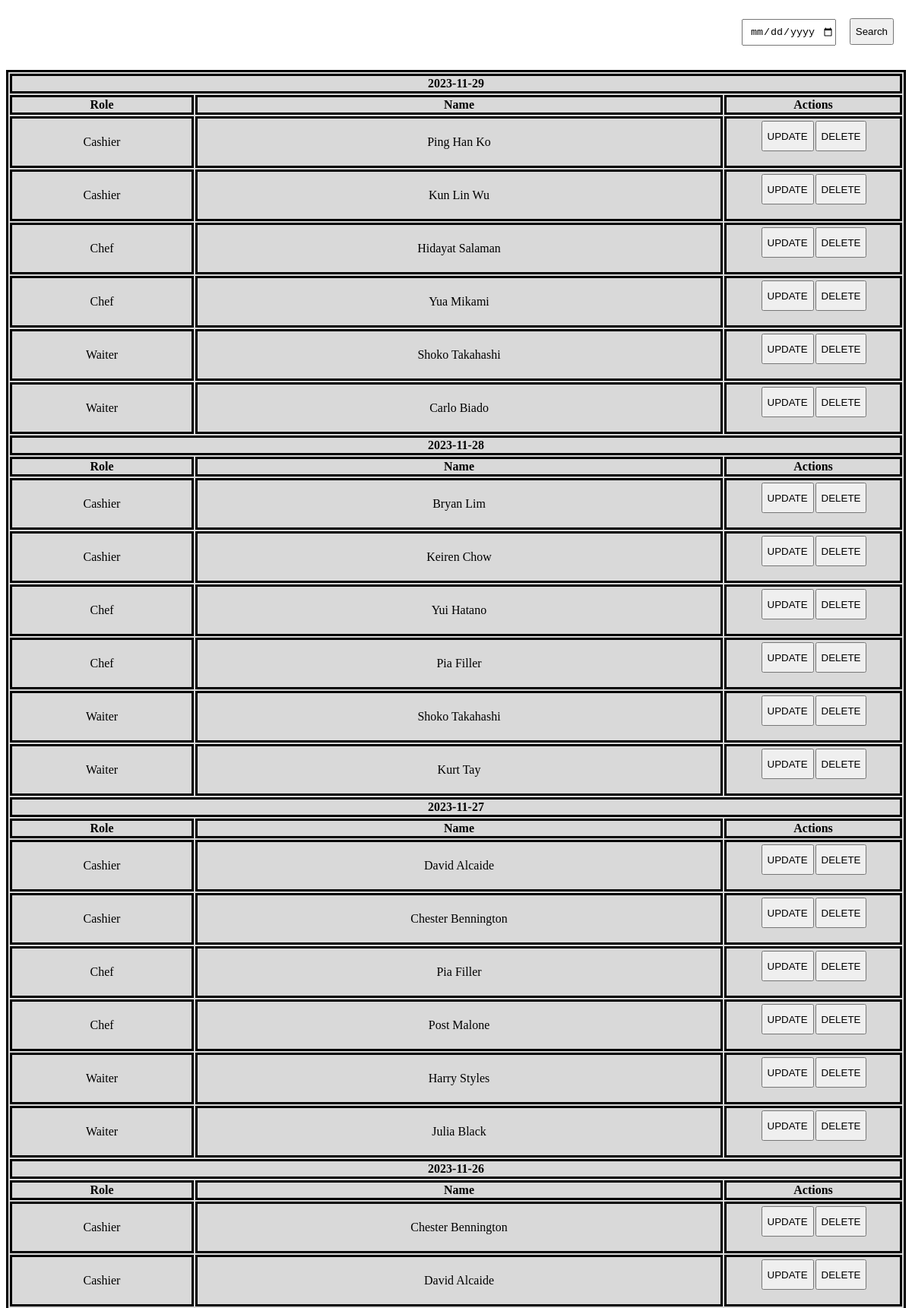
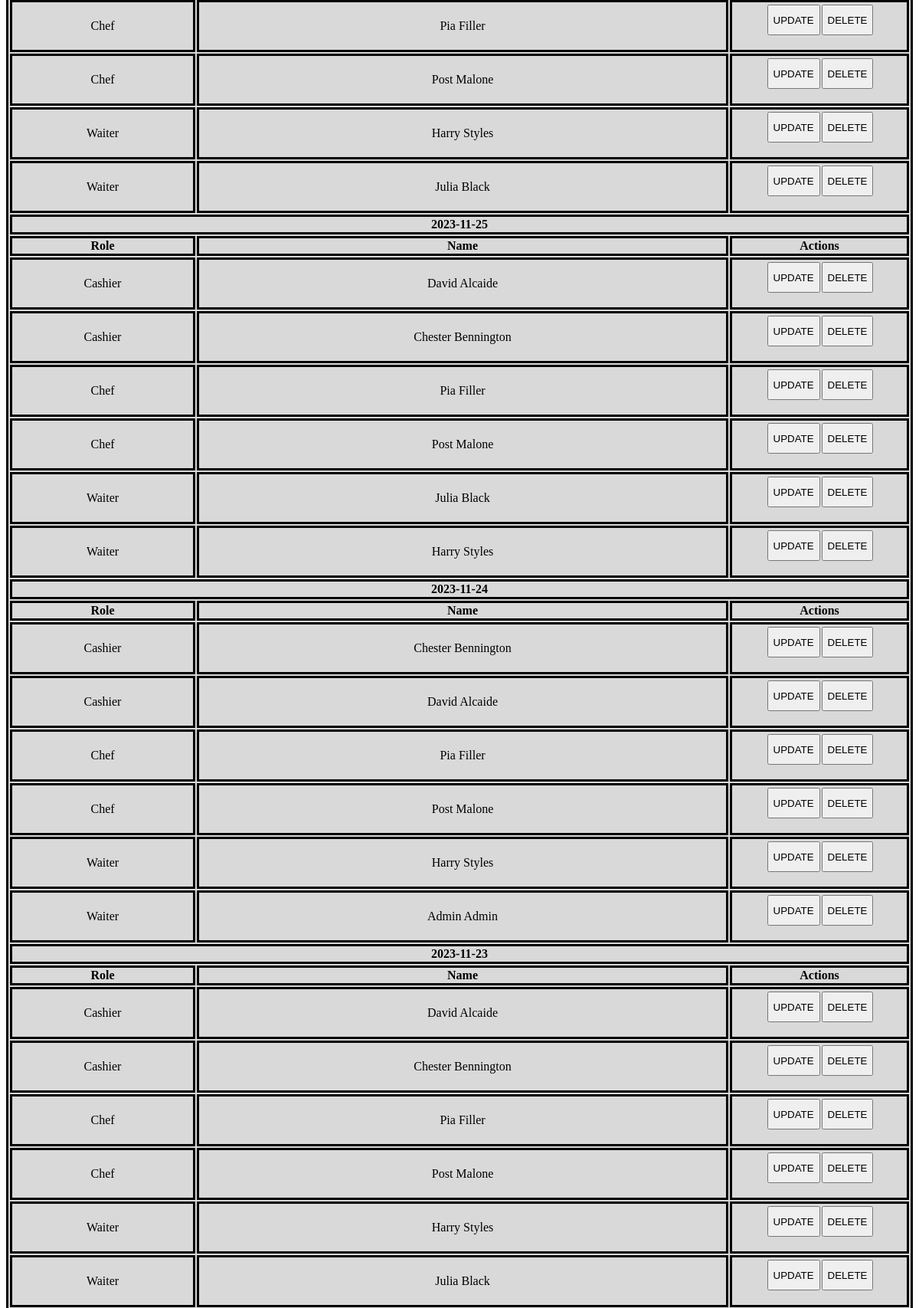
/bndProj/main/actors/owner/main-content.php (upper part), run on the app's committed database (2 pictures, top to bottom).
### tables this page shows
CREATE TABLE `workslot` (
  `workslotId` int(11) NOT NULL,
  `Date` date NOT NULL,
  `userprofileId_workslot` int(11) NOT NULL,
  `userId_workslot` int(11) DEFAULT NULL
);

CREATE TABLE `userprofile` (
  `userProfileId` int(11) NOT NULL,
  `profileName` varchar(255) NOT NULL,
  `description` varchar(255) NOT NULL,
  `role` varchar(255) NOT NULL,
  `activated` tinyint(1) NOT NULL
);

### bndProj/entities/workslotEntity.php (called while the page is built, shortened)
<?php
class WorkslotEntity extends Dbh
{
    protected function view()
    {
        $array = [];
        $conn = $this->connectDB();
        $sql = "SELECT workslot.workslotId, workslot.Date, workslot.userProfileId_workslot, userprofile.role, user.username, user.firstName, user.lastName
                FROM workslot
                LEFT OUTER JOIN userprofile ON workslot.userprofileId_workslot = userprofile.userProfileId
                LEFT OUTER JOIN user ON workslot.userId_workslot = user.userId
                ORDER BY date DESC, role ASC;";
        $result = $conn->query($sql);
        if ($result->num_rows > 0)
        {
            while ($row = $result->fetch_assoc())
            {
                $current = array(
                    'workslotId' => $row['workslotId'],
                    'date' => $row['Date'],
                    'userProfileId_workslot' => $row['userProfileId_workslot'],
                    'role' => $row['role'],
                    'username' => $row['username'],
                    'firstName' => $row['firstName'],
                    'lastName' => $row['lastName']
                );
                array_push($array, $current);
            }
        }
        return $array;
    }
}
?>

### bndProj/controller/owner/viewWorkslotController.php (called while the page is built)
<?php
class ViewWorkslotController extends WorkslotEntity
{
    public function viewWorkslot()
    {
        $workslot = new WorkslotEntity();
        $array = $workslot->view();
        return $array;
    }
}
?>

### bndProj/main/actors/owner/boundaries/viewWorkSlotsBoundary.php (the view, shortened to what this page needs)
<?php
include "../../../entities/workslotEntity.php";
include "../../../controller/owner/viewWorkslotController.php";
?>
<div class="container">
    <div class="row">
        <div class="search-container ml-auto">
            <form method="POST">
                <input type="date" name="search" id="myInput" placeholder="Search">
                <input type="submit" name="searchButton" value="Search">
            </form>
        </div>
    </div>
    <div class="row">
        <?php
        if(isset($_POST["searchButton"]))
        {
            $dateSearch = $_POST["search"];
            $searchWorkslot = new SearchWorkslotController();
            $array = $searchWorkslot->searchWorkslot($dateSearch);
            if($array[0] != "Success")
            {
                echo "<script>";
                echo "alert('$array[0]');";
                echo "document.location = 'index.php?page=viewWorkslotsBoundary';";
                echo "</script>";
            }
            else
            {
                $sorted = [];
                for ($i = 1; $i < count($array); $i++)
                {
                    $workslotId = $array[$i]['workslotId'];
                    $date = $array[$i]['date'];
                    $role = $array[$i]['role'];
                    $username_workslot = $array[$i]['username'];
                    $name = $array[$i]['firstName'] . ' ' . $array[$i]['lastName'];
                    if(!isset($sorted[$date]))
                    {
                        $sorted[$date] = array();
                    }
                    $details = array(
                        'workslotId' => $workslotId,
                        'username' => $username_workslot,
                        'role' => $role,
                        'name' => $name
                    );
                    array_push($sorted[$date], $details);
                }
                echo '<table class="table">';
                foreach($sorted as $date => $workslots) {
                echo '<tr><th colspan="4">' . $date . '</th></tr>';
                echo '<tr><th>Role</th><th>Name</th><th class="text-center" colspan="2" style="width:20%">Actions</th></tr>';
                    foreach($workslots as $workslot) {
                        echo '<tr>';
                        echo '<td>' . $workslot['role'] . '</td>';
                        echo '<td>' . $workslot['name'] . '</td>';
                        echo '<td>';
                        echo '<form method="POST">';
                        echo '<input type="hidden" name="updateDate" value="' . $date . '"/>';
                        echo '<input type="hidden" name="updateRole" value="' . $workslot['role'] . '"/>';
                        echo '<button class="btn btn-primary" style="height:40px" value=' . $workslot['workslotId']. ' name="updateWorkslot">UPDATE</button>';
                        echo '<button class="btn btn-danger" style="height:40px" value=' . $workslot['workslotId']. ' name="deleteWorkslot">DELETE</button>';
                        echo '</form>';
                        echo '</td>';
                        echo '</tr>';
                    }
                }
                echo '</table>';
            }
        }
        else
        {
            $viewWorkslot = new ViewWorkslotController();
            $array = $viewWorkslot->viewWorkSlot();
            $sorted = [];
            for ($i = 0; $i < count($array); $i++)
            {
                $workslotId = $array[$i]['workslotId'];
                $date = $array[$i]['date'];
                $role = $array[$i]['role'];
                $username_workslot = $array[$i]['username'];
                $name = $array[$i]['firstName'] . ' ' . $array[$i]['lastName'];
                if(!isset($sorted[$date]))
                {
                    $sorted[$date] = array();
                }
                $details = array(
                    'workslotId' => $workslotId,
                    'username' => $username_workslot,
                    'role' => $role,
                    'name' => $name
                );
                array_push($sorted[$date], $details);
            }
            echo '<table class="table">';
            foreach($sorted as $date => $workslots) {
                echo '<tr><th colspan="4">' . $date . '</th></tr>';
                echo '<tr><th>Role</th><th>Name</th><th class="text-center" colspan="2" style="width:20%">Actions</th></tr>';
                foreach($workslots as $workslot) {
                    echo '<tr>';
                    echo '<td>' . $workslot['role'] . '</td>';
                    echo '<td>' . $workslot['name'] . '</td>';
                    echo '<td>';
                    echo '<form method="POST">';
                    echo '<button class="btn btn-primary" style="height:40px" value=' . $workslot['workslotId']. ' name="updateWorkslot">UPDATE</button>';
                    echo '<button class="btn btn-danger" style="height:40px" value=' . $workslot['workslotId']. ' name="deleteWorkslot">DELETE</button>';
                    echo '</form>';
                    echo '</td>';
                    echo '</tr>';
                }
            }
            echo '</table>';
        }
        ?>
    </div>
</div>

### bndProj/main/actors/owner/boundaries/viewWorkSlotsBoundary.php (style rules this page uses)
.table { margin-top: 1em !important; margin-left: auto; margin-right: auto; border-style: solid; border-color: black; background-color: #D9D9D9; width: 100%; text-align: center; }
th, td , tr { border-style: solid; border-color: black; }
.search-container { float: right; margin: 1em; }
.search-container input { height: 35px; margin-left: 1em; text-align: center; }
.btn-primary { margin:2px; }

### data on the page
workslot: userprofileId_workslot.role "Cashier", name "Ping Han Ko", $workslot['workslotId'] 87 (drawn)
workslot: userprofileId_workslot.role "Cashier", name "Kun Lin Wu", $workslot['workslotId'] 88 (drawn)
workslot: userprofileId_workslot.role "Chef", name "Hidayat Salaman", $workslot['workslotId'] 85 (drawn)
workslot: userprofileId_workslot.role "Chef", name "Yua Mikami", $workslot['workslotId'] 86 (drawn)
workslot: userprofileId_workslot.role "Waiter", name "Shoko Takahashi", $workslot['workslotId'] 89 (drawn)
workslot: userprofileId_workslot.role "Waiter", name "Carlo Biado", $workslot['workslotId'] 90 (drawn)
workslot: userprofileId_workslot.role "Cashier", name "Bryan Lim", $workslot['workslotId'] 81 (drawn)
workslot: userprofileId_workslot.role "Cashier", name "Keiren Chow", $workslot['workslotId'] 82 (drawn)
workslot: userprofileId_workslot.role "Chef", name "Yui Hatano", $workslot['workslotId'] 79 (drawn)
workslot: userprofileId_workslot.role "Chef", name "Pia Filler", $workslot['workslotId'] 80 (drawn)
workslot: userprofileId_workslot.role "Waiter", name "Shoko Takahashi", $workslot['workslotId'] 83 (drawn)
workslot: userprofileId_workslot.role "Waiter", name "Kurt Tay", $workslot['workslotId'] 84 (drawn)
workslot: userprofileId_workslot.role "Cashier", name "David Alcaide", $workslot['workslotId'] 75 (drawn)
workslot: userprofileId_workslot.role "Cashier", name "Chester Bennington", $workslot['workslotId'] 76 (drawn)
workslot: userprofileId_workslot.role "Chef", name "Pia Filler", $workslot['workslotId'] 73 (drawn)
workslot: userprofileId_workslot.role "Chef", name "Post Malone", $workslot['workslotId'] 74 (drawn)
workslot: userprofileId_workslot.role "Waiter", name "Harry Styles", $workslot['workslotId'] 77 (drawn)
workslot: userprofileId_workslot.role "Waiter", name "Julia Black", $workslot['workslotId'] 78 (drawn)
workslot: userprofileId_workslot.role "Cashier", name "Chester Bennington", $workslot['workslotId'] 69 (drawn)
workslot: userprofileId_workslot.role "Cashier", name "David Alcaide", $workslot['workslotId'] 70 (drawn)
workslot: userprofileId_workslot.role "Chef", name "Pia Filler", $workslot['workslotId'] 67 (drawn)
workslot: userprofileId_workslot.role "Chef", name "Post Malone", $workslot['workslotId'] 68 (drawn)
workslot: userprofileId_workslot.role "Waiter", name "Harry Styles", $workslot['workslotId'] 71 (drawn)
workslot: userprofileId_workslot.role "Waiter", name "Julia Black", $workslot['workslotId'] 72 (drawn)
workslot: userprofileId_workslot.role "Cashier", name "David Alcaide", $workslot['workslotId'] 63 (drawn)
workslot: userprofileId_workslot.role "Cashier", name "Chester Bennington", $workslot['workslotId'] 64 (drawn)
workslot: userprofileId_workslot.role "Chef", name "Pia Filler", $workslot['workslotId'] 61 (drawn)
workslot: userprofileId_workslot.role "Chef", name "Post Malone", $workslot['workslotId'] 62 (drawn)
workslot: userprofileId_workslot.role "Waiter", name "Julia Black", $workslot['workslotId'] 66 (drawn)
workslot: userprofileId_workslot.role "Waiter", name "Harry Styles", $workslot['workslotId'] 65 (drawn)
workslot: userprofileId_workslot.role "Cashier", name "Chester Bennington", $workslot['workslotId'] 57 (drawn)
workslot: userprofileId_workslot.role "Cashier", name "David Alcaide", $workslot['workslotId'] 58 (drawn)
workslot: userprofileId_workslot.role "Chef", name "Pia Filler", $workslot['workslotId'] 55 (drawn)
workslot: userprofileId_workslot.role "Chef", name "Post Malone", $workslot['workslotId'] 56 (drawn)
workslot: userprofileId_workslot.role "Waiter", name "Harry Styles", $workslot['workslotId'] 59 (drawn)
workslot: userprofileId_workslot.role "Waiter", name "Admin Admin", $workslot['workslotId'] 60 (drawn)
workslot: userprofileId_workslot.role "Cashier", name "David Alcaide", $workslot['workslotId'] 51 (drawn)
workslot: userprofileId_workslot.role "Cashier", name "Chester Bennington", $workslot['workslotId'] 52 (drawn)
workslot: userprofileId_workslot.role "Chef", name "Pia Filler", $workslot['workslotId'] 49 (drawn)
workslot: userprofileId_workslot.role "Chef", name "Post Malone", $workslot['workslotId'] 50 (drawn)
workslot: userprofileId_workslot.role "Waiter", name "Harry Styles", $workslot['workslotId'] 53 (drawn)
workslot: userprofileId_workslot.role "Waiter", name "Julia Black", $workslot['workslotId'] 54 (drawn)

### other printed values
$date "2023-11-29"
$date "2023-11-28"
$date "2023-11-27"
$date "2023-11-26"
$date "2023-11-25"
$date "2023-11-24"
$date "2023-11-23"
